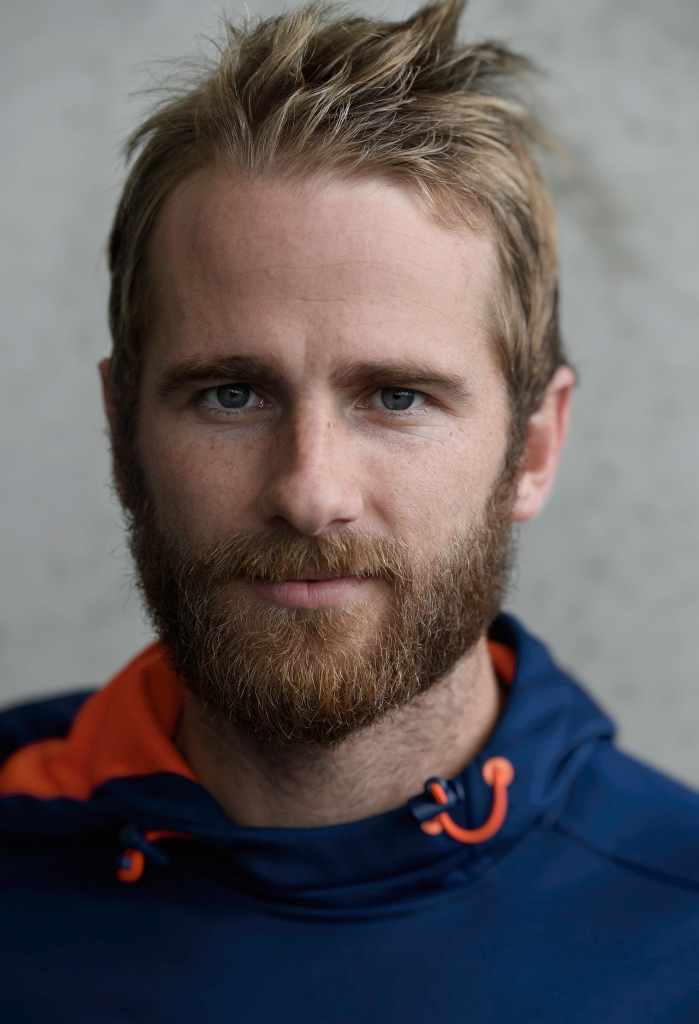
#> input picture Image/Kane.jpg, 1398 x 2048 px (shown at 1/2 size)
$ jupyter execute Pencil_Sketch.ipynb
#> lines starting #> are read from the running program, lines starting #| are printed output that depends on the picture
# Task:
We need to read the image in RBG format and then convert it to a grayscale image. This will turn an image into a classic black and white photo. Then the next thing to do is invert the grayscale image also called negative image, this will be our inverted grayscale image. Inversion can be used to enhance details. Then we can finally create the pencil sketch by mixing the grayscale image with the inverted blurry image. This can be done by dividing the grayscale image by the inverted blurry image. Since images are just arrays, we can easily do this programmatically using the divide function from the cv2 library in Python.

[cell 1]
import numpy as np
import pandas as pd
from PIL import Image
import cv2

[cell 2]
#loading image
img=cv2.imread('Kane.jpg',1)
#> img is the input picture: shape (2048, 1398, 3); mean B, G, R 94.3, 92.8, 98.7
img=cv2.resize(img,(400,400))
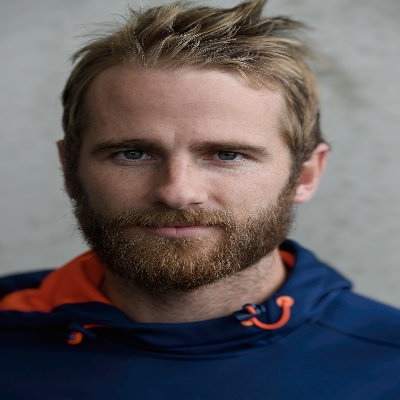
#> img: shape (400, 400, 3); mean B, G, R 94.2, 92.7, 98.6
display(Image.fromarray(img))

[cell 3]
img1=cv2.imread('Kane.jpg')
img1=cv2.resize(img1,(400,400))
#cv2.imshow("KANE",img1)
#cv2.waitKey(0)
display(Image.fromarray(img1))

[cell 4]
#converting the image into gray scale
img1_gray=cv2.cvtColor(img1,cv2.COLOR_BGR2GRAY)
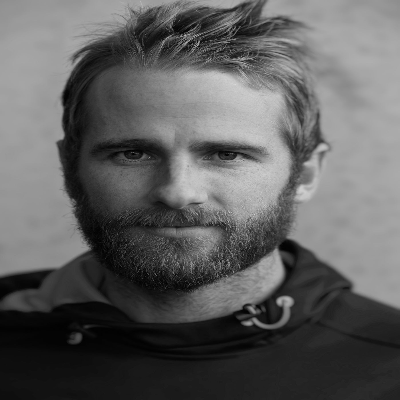
#> img1_gray: shape (400, 400); min 0, max 217, mean 94.7
img1_gray=cv2.resize(img1_gray,(400,400))
#cv2.imshow("Gray_Kane",img1_gray)
#cv2.waitKey(0)
display(Image.fromarray(img1_gray))

[cell 5]
#inverting the image to enhace details
img1_inv = 255 - img1_gray
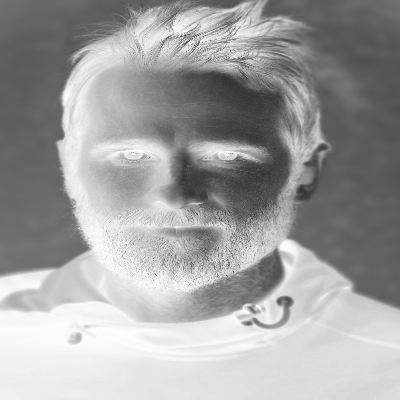
#> img1_inv: shape (400, 400); min 38, max 255, mean 160.3
#cv2.imshow("Inverted", img1_inv)
#cv2.waitKey(0)
display(Image.fromarray(img1_inv))

[cell 6]
#creating blurry image of the gray scale image
img1_blurred = cv2.GaussianBlur(img1_inv, (21, 21), 0)
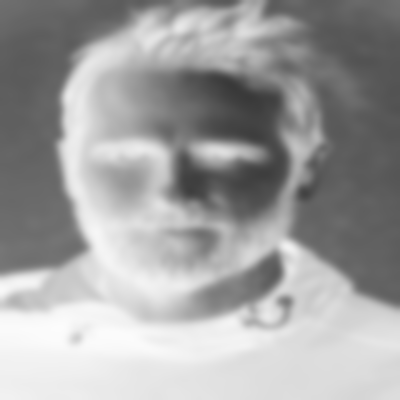
#> img1_blurred: shape (400, 400); min 57, max 252, mean 160.3
#cv2.imshow("Inverted", img1_blurred)
#cv2.waitKey(0)
display(Image.fromarray(img1_blurred))

[cell 7]
#converting blurry image into inverted image and dividing with gray image to get a pencil sketch
inv_blurred=255-img1_blurred
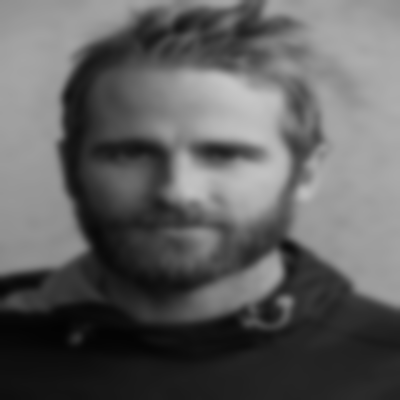
#> inv_blurred: shape (400, 400); min 3, max 198, mean 94.7
img1_pencil=cv2.divide(img1_gray,inv_blurred,scale=256.0)
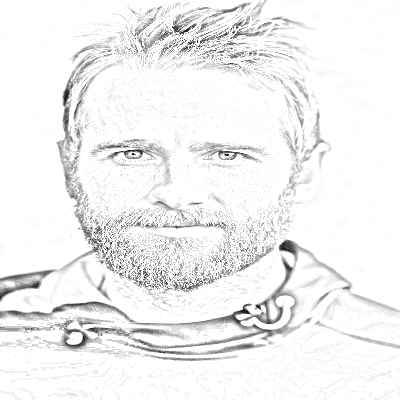
#> img1_pencil: shape (400, 400); min 0, max 255, mean 240.9
#cv2.imshow("Pencil Sketch",img1_pencil)
#cv2.waitKey(0)
display(Image.fromarray(img1_pencil))
